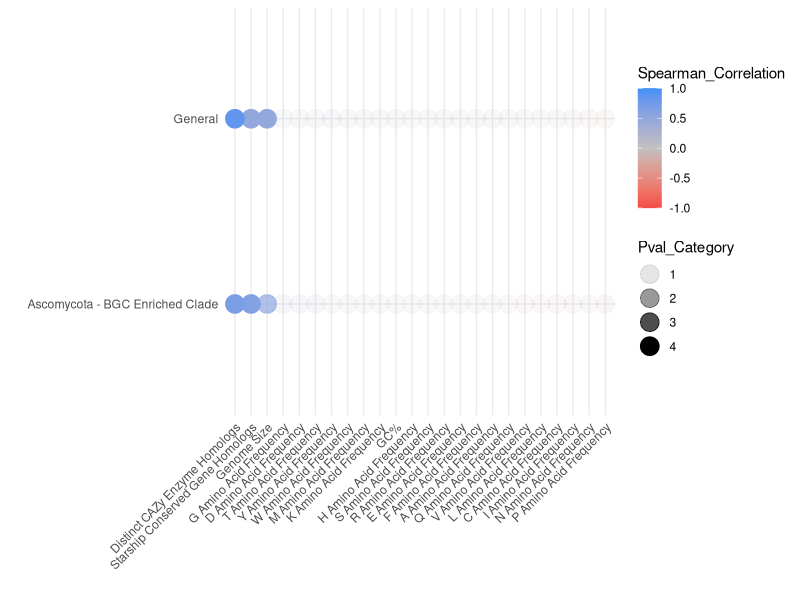

This chart was generated by the following R code:
library(ggplot2)

dat <- read.table("Spearman_Heatmap_Data.txt", header=T, sep='\t')
# Phylum_Order    Phylum  Factor  Factor_Order    Spearman_Correlation    Pval    Pval_Category
png("Spearman_Heatmap.png", height=6, width=10, units='in', res=600)
ggplot(dat, aes(y=reorder(Phylum, -Phylum_Order), x=reorder(Factor, -Factor_Order), color=Spearman_Correlation)) + geom_point(size=6, aes(alpha=Pval_Category)) + theme_minimal() + theme(axis.text.x = element_text(angle = 45, vjust = 1, hjust=1)) + scale_color_gradient2(low='#f54a45', mid='#c2c0c0', high='#4090f7', limits=c(-1, 1)) + xlab("") + ylab("") 
dev.off()
